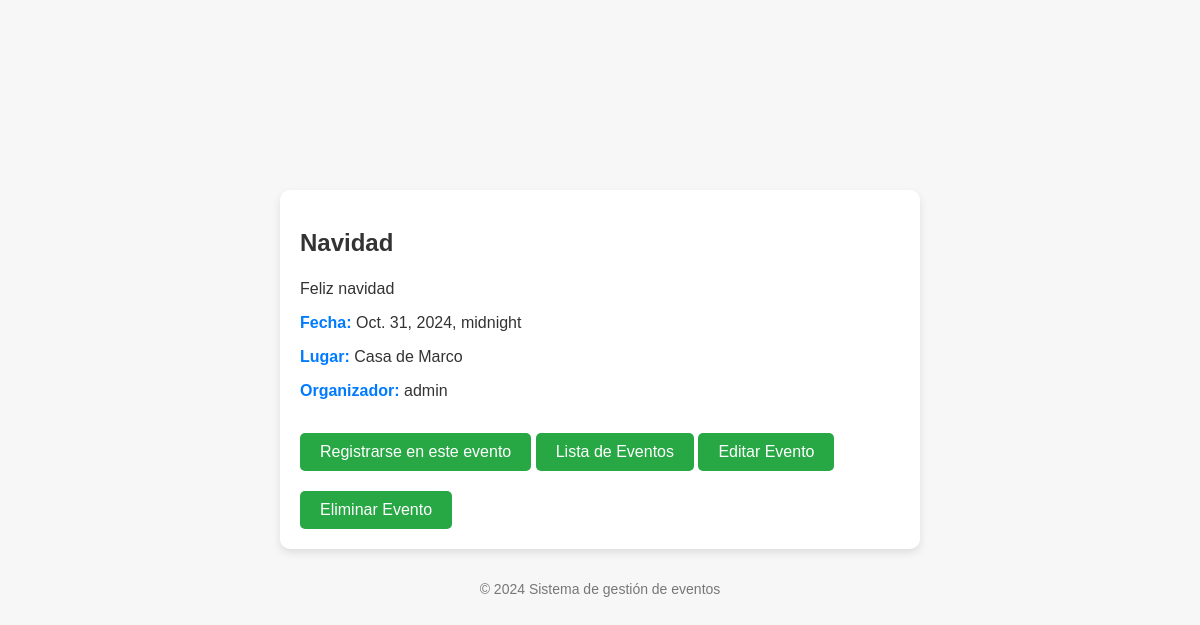
Screenshot of /eventos/4/ with the database file from the repository.
### eventos/models.py (models this page shows, shortened)
class Evento(models.Model):
    nombre = models.CharField(max_length=100)
    descripcion = models.TextField()
    fecha = models.DateTimeField()
    lugar = models.CharField(max_length=100)
    organizador = models.ForeignKey(User, on_delete=models.CASCADE, related_name='eventos_organizados')

### eventos/views.py (the view)
# urls.py: path('<int:evento_id>/', detalle_evento, name='detalle_evento'),
def detalle_evento(request, evento_id):
    evento = get_object_or_404(Evento, id=evento_id)
    return render(request, 'eventos/detalle_evento.html', {'evento': evento})

### eventos/templates/eventos/detalle_evento.html (shortened to what this page needs)
<!DOCTYPE html>
<html lang="es">
<head>
</head>
<body>
    <div class="evento-details">
        <h2>{{ evento.nombre }}</h2>
        <p>{{ evento.descripcion }}</p>
        <p><strong>Fecha:</strong> {{ evento.fecha }}</p>
        <p><strong>Lugar:</strong> {{ evento.lugar }}</p>
        <p><strong>Organizador:</strong> {{ evento.organizador.username }}</p>
        <a href="{% url 'registrar_evento' evento.id %}">Registrarse en este evento</a>
        <a href="{% url 'listar_eventos' %}" class="boton">Lista de Eventos</a>
        <a href="{% url 'editar_evento' evento.id %}">Editar Evento</a>
        <a href="{% url 'eliminar_evento' evento.id %}">Eliminar Evento</a>
    </div>
    <footer>
        <p>© 2024 Sistema de gestión de eventos</p>
    </footer>
</body>
</html>

### eventos/templates/eventos/detalle_evento.html (style rules this page uses)
body { font-family: 'Arial', sans-serif; background-color: #f7f7f7; color: #333; margin: 0; padding: 0; display: flex; justify-content: center; align-items: center; flex-direction: column; height: 100vh; padding: 20px; box-sizing: border-box; }
h2 { color: #333; margin-bottom: 20px; }
.evento-details { background-color: #fff; padding: 20px; border-radius: 10px; box-shadow: 0 4px 8px rgba(0, 0, 0, 0.1); width: 100%; max-width: 600px; text-align: left; }
p { margin: 10px 0; line-height: 1.5; }
strong { color: #007bff; }
a { display: inline-block; margin-top: 20px; padding: 10px 20px; background-color: #28a745; color: white; text-decoration: none; border-radius: 5px; transition: background-color 0.3s; }
footer { margin-top: 20px; text-align: center; width: 100%; }
footer p { color: #777; font-size: 14px; }

### rows the page displays
Evento: nombre "Navidad", descripcion "Feliz navidad", fecha "Oct. 31, 2024, midnight", lugar "Casa de Marco", organizador.username "admin"
